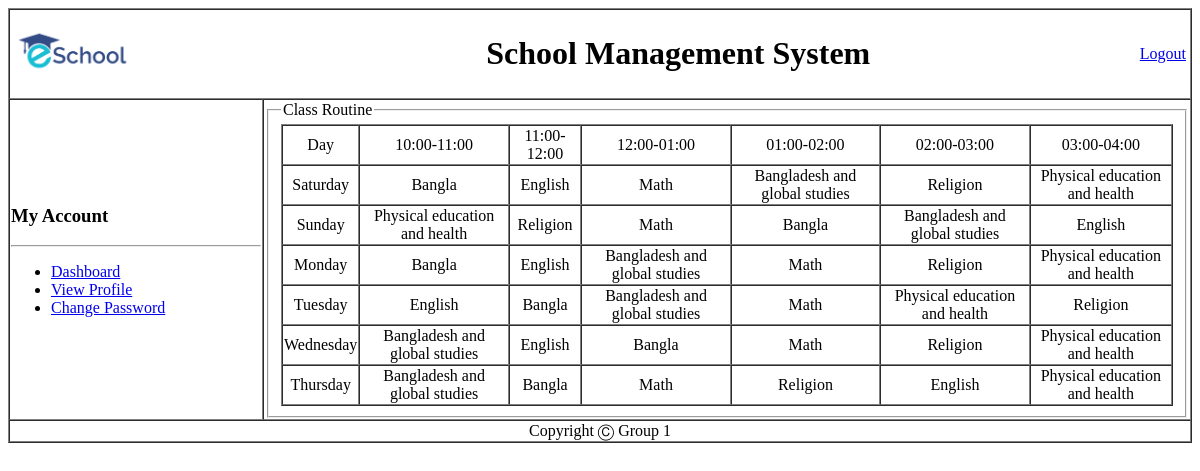
Page /student/view/routine.php (signed in) on the earlier database version.
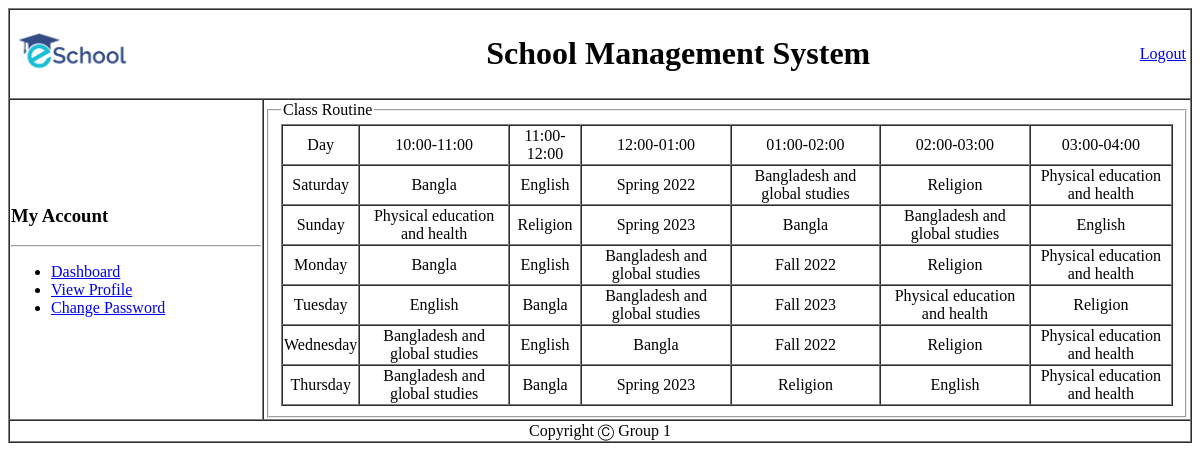
Same page on the later database version.
### tables this page shows
CREATE TABLE `routine` (
  `day` varchar(50) NOT NULL,
  `10:00-11:00` varchar(50) NOT NULL,
  `11:00-12:00` varchar(50) NOT NULL,
  `12:00-01:00` varchar(50) NOT NULL,
  `01:00-02:00` varchar(50) NOT NULL,
  `02:00-03:00` varchar(50) NOT NULL,
  `03:00-04:00` varchar(50) NOT NULL
);

### student/Model/DatabaseConnection.php (called while the page is built, shortened)
<?php
		function getAllroutine(){
			$conn = getConnection();
			$sql = "select * from routine";
			$result = mysqli_query($conn, $sql);
			$user=[];
			while($row = mysqli_fetch_assoc($result))
			{
				array_push($user, $row);
			}
			return $user;
		}
?>

### student/View/routine.php (the view, shortened to what this page needs)
<?php
require_once('../Model/DatabaseConnection.php');
$routine=getAllroutine();
include('header.php');
?>
<?php include('sideBar.php'); ?>
        <td>
          <fieldset>
            <legend>Class Routine</legend>
        <form class="" action="" method="post">
        <?php
                echo "<table border = 1 width='100%' cellspacing = 0  >
                <tr align = 'center'>
                    <td>Day</td>
                    <td>10:00-11:00</td>
                    <td>11:00-12:00</td>
                    <td>12:00-01:00</td>
                    <td>01:00-02:00</td>
                    <td>02:00-03:00</td>
					<td>03:00-04:00</td>
                </tr>";
                for($i = 0; $i<count($routine); $i++){
                    echo "<tr align = 'center'>
                    <td>{$routine[$i]['day']}</td>
                    <td>{$routine[$i]['10:00-11:00']}</td>
                    <td>{$routine[$i]['11:00-12:00']}</td>
                    <td>{$routine[$i]['12:00-01:00']}</td>
                    <td>{$routine[$i]['01:00-02:00']}</td>
                    <td>{$routine[$i]['02:00-03:00']}</td>
					<td>{$routine[$i]['03:00-04:00']}</td>
                </tr>";
                }
                echo "</table>";
                ?>
        </form>
        </fieldset>
        </td>
      </tr>
      <?php include('footer.php'); ?>

### student/View/header.php (shortened to what this page needs)
<!DOCTYPE html>
<html lang="en" dir="ltr">
  <head>
  </head>
  <body>
    <table border="1" cellspacing="0" width="100%" >
      <tr>
        <td colspan="2">
          <table width="100%">
            <tr>
              <td><img height="50px" weight="50px" src="../Resources/logo.png" alt=""></td>
              <td align = "center"><h1>School Management System</h1></td>
              <td align = "right">
                <a href="../Controller/logOut.php">Logout</a>
              </td>
            </tr>
          </table>
        </td>
      </tr>

### student/View/sideBar.php
<tr>
        <td width="250px">
          <h3>My Account</h3>
          <hr>
          <ul>
            <li><a href="dashboard.php">Dashboard</a></li>
            <li><a href="viewprofile.php">View Profile</a></li>
            <li><a href="reset.php">Change Password</a></li>
          </ul>
        </td>

### student/View/footer.php
<tr>
        <td align="center" colspan="2" >Copyright Ⓒ Group 1</td>
      </tr>
    </table>
  </body>
</html>

Differences in the rows shown:
changed routine "Saturday": value "Math" → "Spring 2022"
changed routine "Sunday": value "Math" → "Spring 2023"
changed routine "Monday": value "Math" → "Fall 2022"
changed routine "Tuesday": value "Math" → "Fall 2023"
changed routine "Wednesday": value "Math" → "Fall 2022"
changed routine "Thursday": value "Math" → "Spring 2023"
